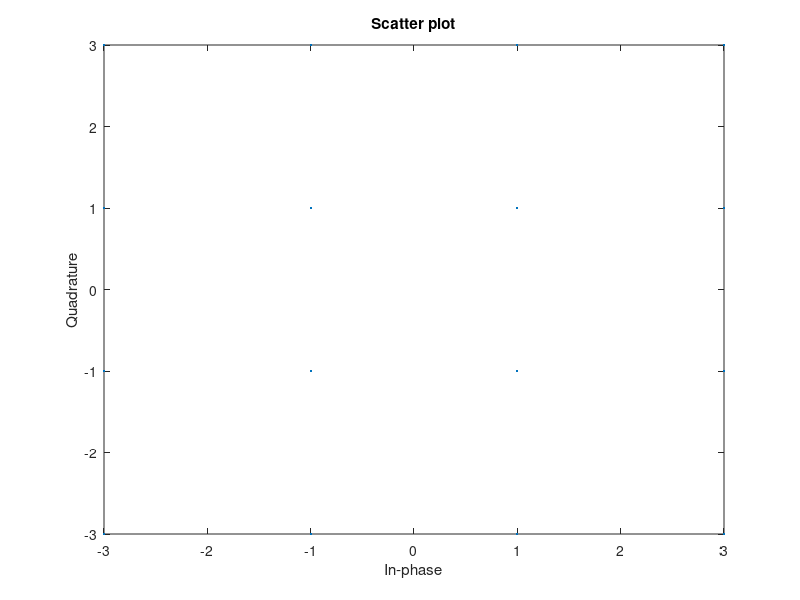
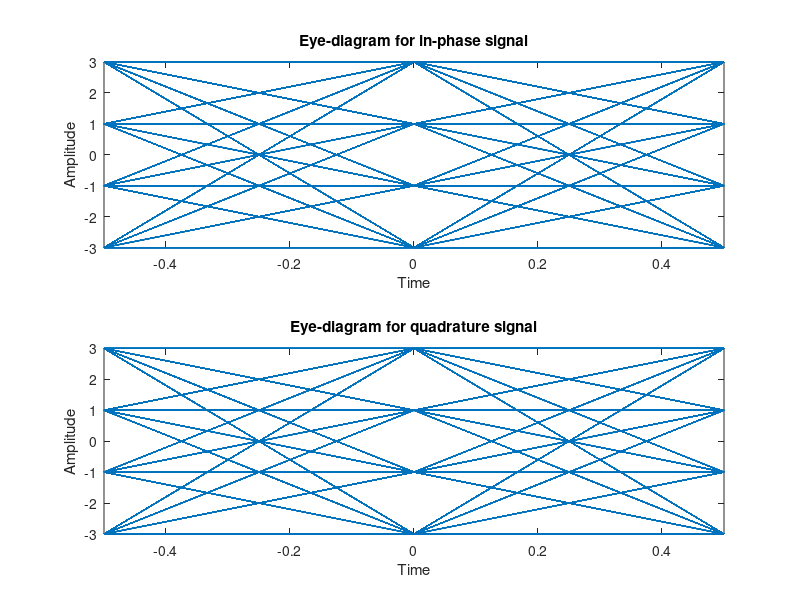
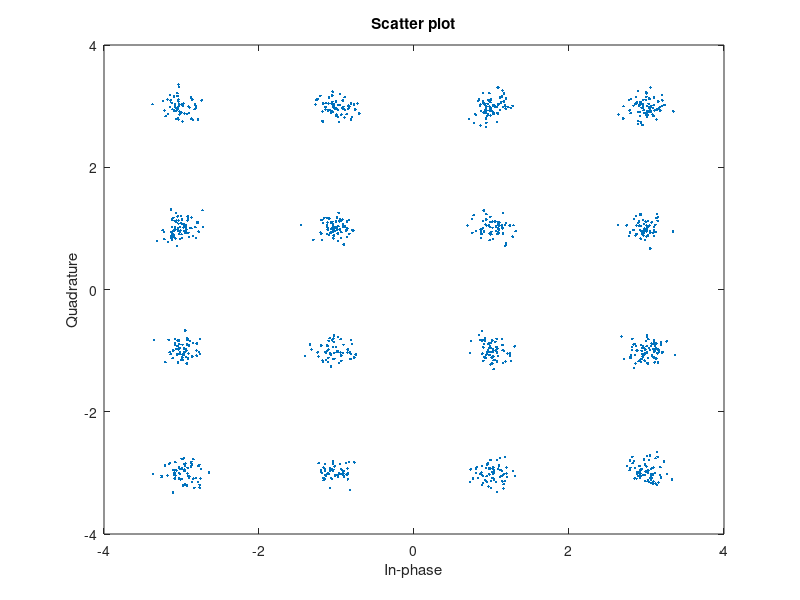
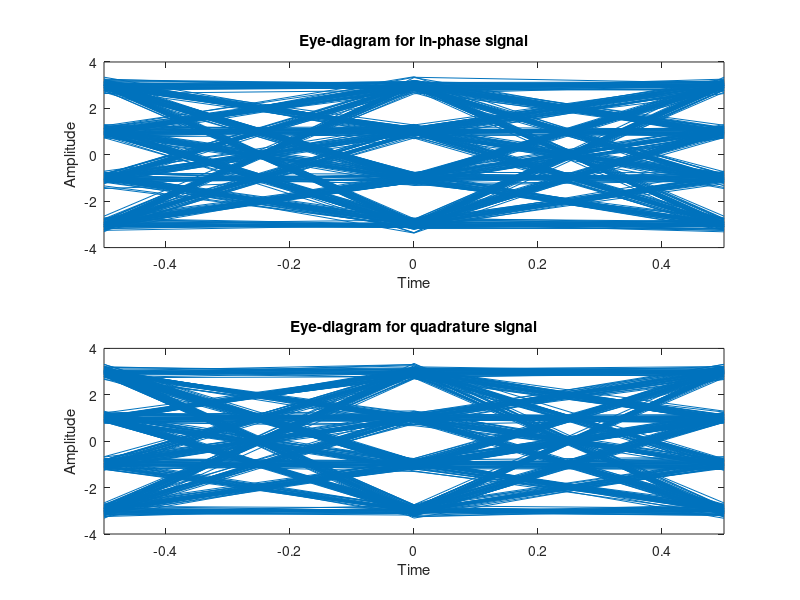

MATLAB code to generate these figures, in order:
clear all;
clc;

sps = 1;

M = 16;
%x = (0:M-1)';
x = randi([0 M-1],1000,1);

y = qammod(x,16);
scatterplot(y)
eyediagram(y,2*sps)

%out = awgn(in,snr)
y = awgn(y,15);

scatterplot(y)
eyediagram(y,2*sps)

